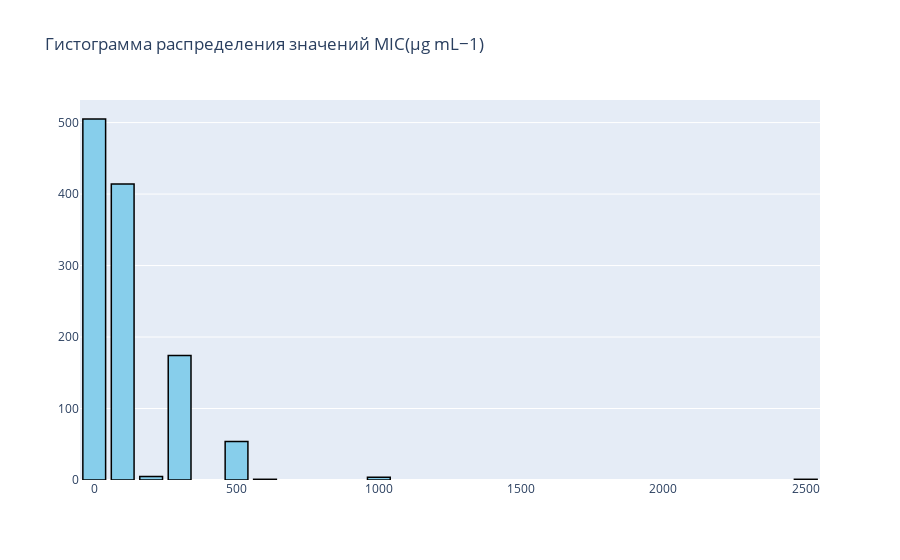

The cell this chart's notebook holds for it:
### Code cell
MIC_µg_mL1 = "MIC (µg mL−1)"

data = ds[MIC_µg_mL1]
hist = go.Histogram(x=data, nbinsx=40, name='Histogram', marker=dict(color='skyblue', line = dict(color='black', width = 1.5)))
layout = go.Layout(bargap=0.2, title='Гистограмма распределения значений MIC(µg mL−1)')
fig = go.Figure(data=[hist], layout=layout)

fig.show()

### Figure 1 — Plotly figure (JSON) as saved in the notebook; plotly's stock layout.template omitted (floating-point values rounded to 4 significant figures; data arrays with more than 128 entries replaced by an {"elided": "..."} marker saying what was removed)
{"data": [{"marker": {"color": "skyblue", "line": {"color": "black", "width": 1.5}}, "name": "Histogram", "nbinsx": 40, "type": "histogram", "x": {"elided": "1540 float values"}}], "layout": {"bargap": 0.2, "title": {"text": "Гистограмма распределения значений MIC(µg mL−1)"}}}
